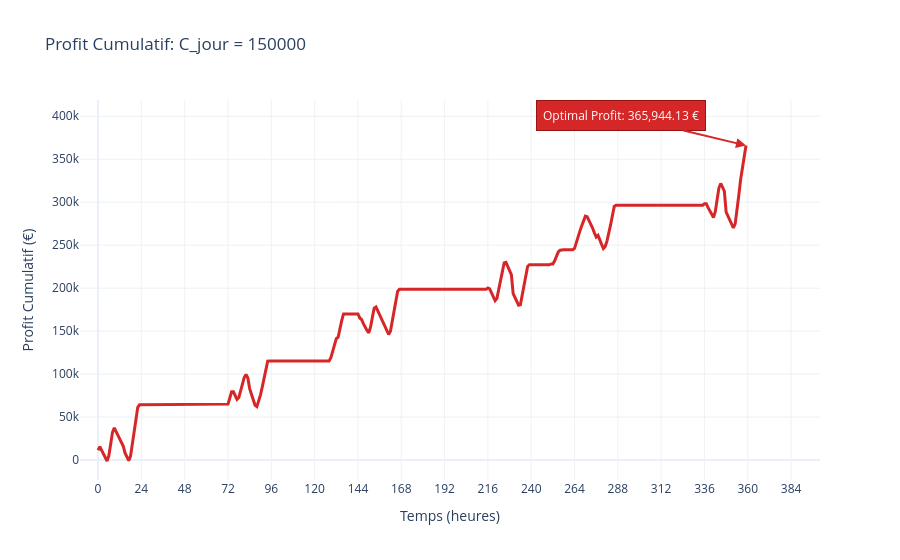

Notebook cell for this chart:
### Code cell
result = hydro_with_cost("BelgiumScenario1_15jours.txt",150000)
plot_hydro_profits(result, "BelgiumScenario1_15jours.txt", 150000)
print(result["C"])
print(result["M"][119:145])

### Figure 1 — Plotly figure (JSON) as saved in the notebook; plotly's stock layout.template omitted (floating-point values rounded to 4 significant figures; data arrays with more than 128 entries replaced by an {"elided": "..."} marker saying what was removed)
{"data": [{"line": {"color": "rgb(214, 39, 40)", "width": 3}, "mode": "lines", "name": "Profit Cumulatif", "type": "scatter", "x": {"elided": "360 int values"}, "y": {"elided": "360 float values"}}], "layout": {"annotations": [{"arrowcolor": "rgb(214, 39, 40)", "arrowhead": 2, "arrowsize": 1, "arrowwidth": 2, "ax": -125, "ay": -30, "bgcolor": "rgb(214, 39, 40)", "bordercolor": "rgb(150, 20, 20)", "borderpad": 6, "borderwidth": 1, "font": {"color": "white", "size": 12}, "showarrow": true, "text": "Optimal Profit: 365,944.13 €", "x": 359, "y": 365900.0}], "legend": {"bgcolor": "rgba(255,255,255,0.8)", "x": 0.01, "y": 0.99}, "title": {"text": "Profit Cumulatif: C_jour = 150000"}, "xaxis": {"anchor": "y", "domain": [0, 1], "dtick": 24, "gridcolor": "rgba(230, 230, 230, 0.5)", "range": [-10, 400], "showgrid": true, "title": {"text": "Temps (heures)"}}, "yaxis": {"anchor": "x", "domain": [0, 1], "title": {"text": "Profit Cumulatif (€)"}}}}
